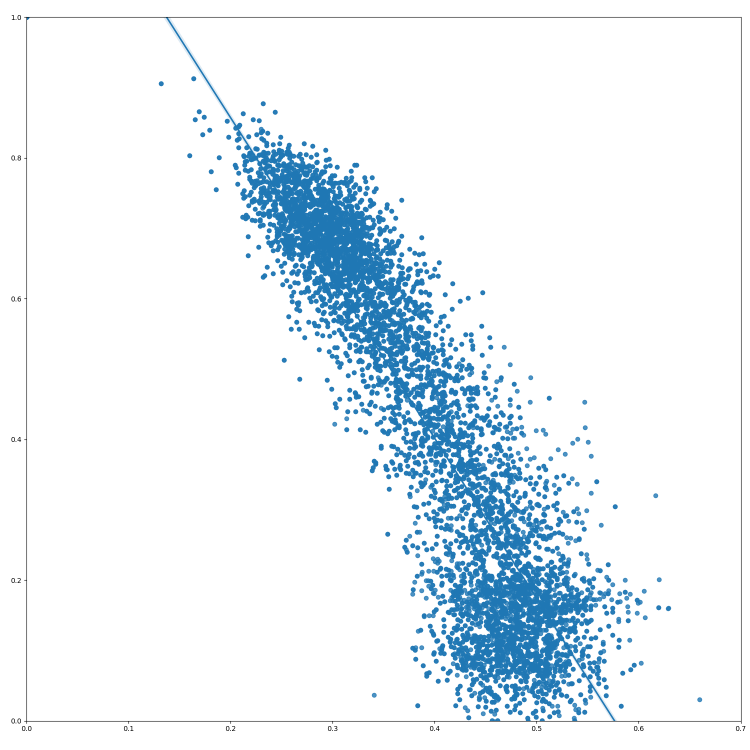
#> input picture results/base/plots/other/base_pc_vs_fhd__crop100_order1.png, 1500 x 1500 px, given in place of struc84.png, which was not available (shown at 1/2 size)
$ python plot_data.py
#> lines starting #> are read from the running program, lines starting #| are printed output that depends on the picture; pictures that were not available may be replaced by others from this repository, and a replacement may not be noted
import os

import matplotlib
import numpy as np
import pandas as pd
import seaborn as sns
from matplotlib import pyplot as plt
from PIL import Image

from matplotlib import rcParams

# [74 lines left out: functions plot_corr_vs_fhd, plot_rankings, plot_like_dist_small, plot_like_dist, plot_unlike_dist, create_plot_folders, not called in this run]


if __name__ == '__main__':
    img1 = Image.open("data/base/struc84.png")
#> img1 is the input picture: PIL image 1500x1500 RGBA; mean R, G, B, A 232.2, 240.8, 246.8, 255
    img2 = Image.open("data/base/struc91.png")
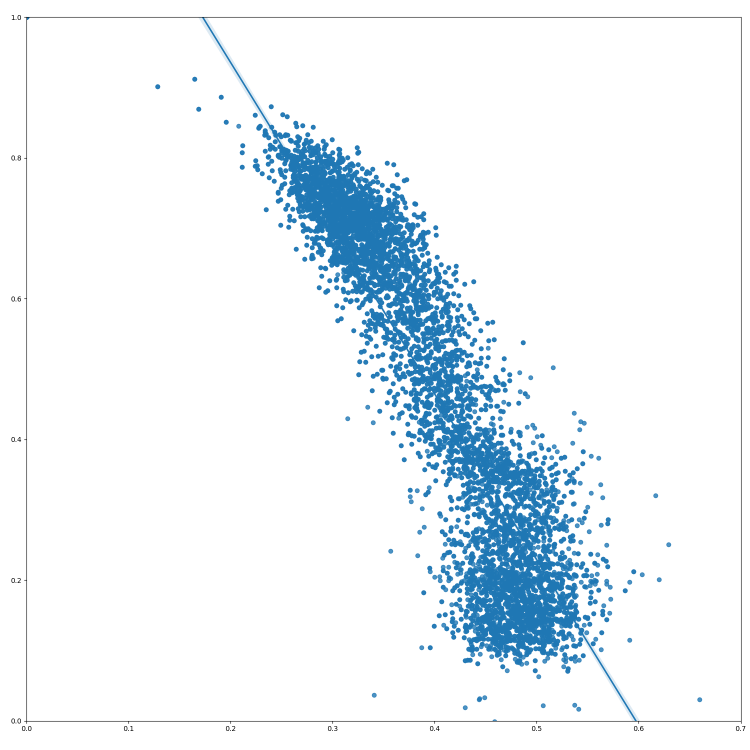
#> input picture results/base/plots/other/base_pc_vs_fhd__crop125_order1.png, 1500 x 1500 px, given in place of struc91.png, which was not available (shown at 1/2 size)
#> img2 is the input picture: PIL image 1500x1500 RGBA; mean R, G, B, A 234.8, 242.4, 247.7, 255

    fig, axs = plt.subplots(ncols=2)
    img1 = np.array(img1, dtype=float)
#> img1: shape (1500, 1500, 4) float64
    img2 = img1.copy()
    img2[0][0] = -50
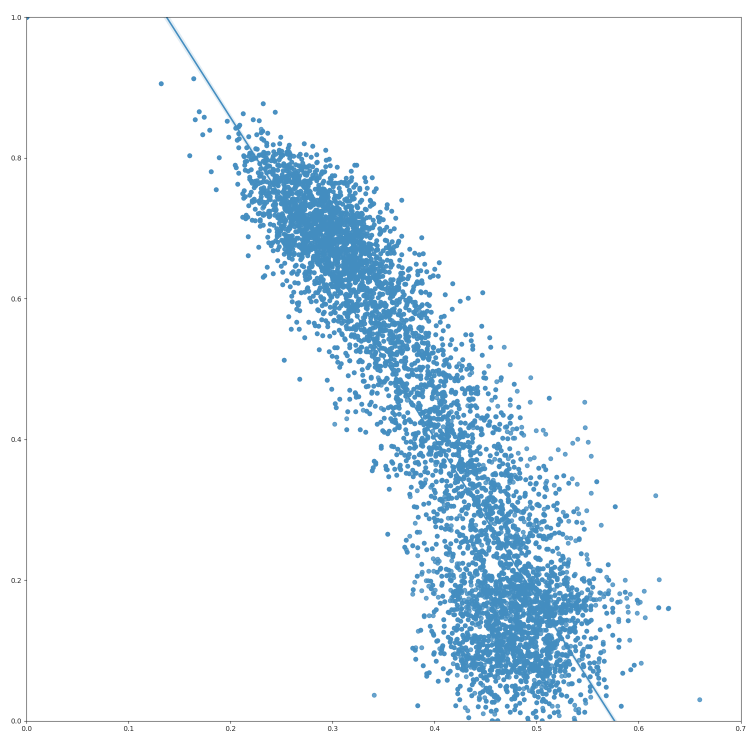
#> img2: shape (1500, 1500, 4) float64 (shown at 1/2 size); mean R, G, B, A 232.2, 240.8, 246.8, 255; transparent parts drawn white
    axs[0].imshow(img1)
    axs[1].imshow(img2)
    fig.savefig("speckle_example.png")
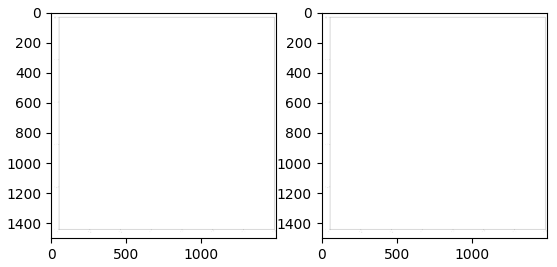
#> figure drawn by matplotlib, 2 panels
    img1 = np.array(img1)
    plt.imshow(img1)
    plt.show()
    exit()
#> (the program exits here)
